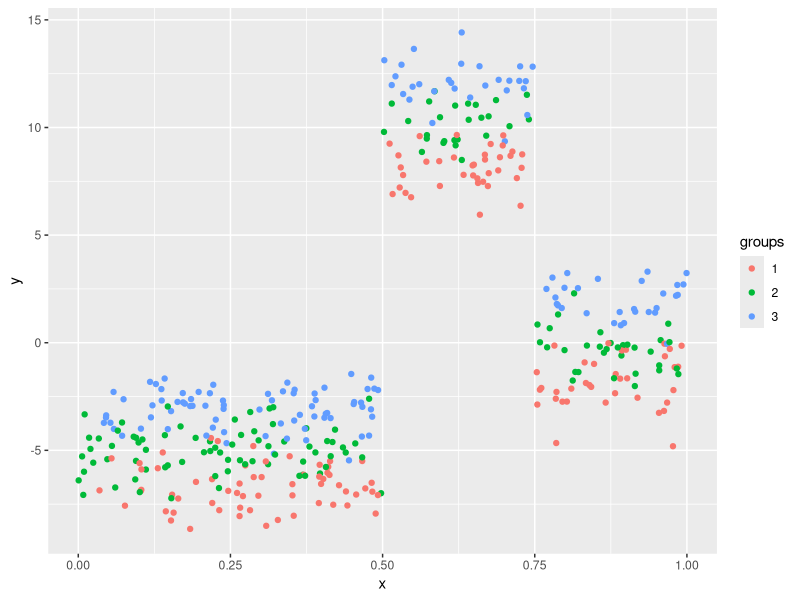

Recreate this plot in R. (Note: this script raises an error after producing the figure.)
# Create a really simple example that HEBART should do really well on

# Just one tree with one covariate and 3 groups
# Terminal node 1 comes from x <= 0.5, has mu = -5, phi 1 2 3 = -7 -5 -3
# Node 2 comes from x > 0.5 and x <= 0.75, has mu = 10, phi = 8 10 12
# Node 3 comes from x > 0.75 has mu  0 and phi = -2 0 2

# Clear workspace and load in packages
library(tidyverse)

# Create this data set
set.seed(123)
n <- 400
x <- runif(n)
groups <- factor(rep(1:3, length = n))
mu <- rep(0, n)
mu[x<0.75] <- 10
mu[x<0.5] <- -5
# qplot(x, mu)
phi <- rep(NA, length = n)
phi_tn1 <- c(-7, -5, -3)
phi[mu == -5] <- phi_tn1[groups[mu == -5]]
phi_tn2 <- c(8, 10, 12)
phi[mu == 10] <- phi_tn2[groups[mu == 10]]
phi_tn3 <- c(-2, 0, 2)
phi[mu == 0] <- phi_tn3[groups[mu == 0]]
# qplot(x, phi, colour = groups)
res_sd <- 1
y <- rnorm(n, phi, res_sd)
qplot(x, y, colour = groups)

train <- data.frame(
  y = y[1:200], 
  x = x[1:200],
  groups = groups[1:200]
)
test <- data.frame(
  y = y[201:400], 
  x = x[201:400],
  groups = groups[201:400]
)


# Now run HEBART on it ----------------------------------------------------
num_trees <- 10
hb_model <- hebart(y ~ x,
                   data = train,
                   group_variable = "groups", 
                   num_trees = num_trees,
                   priors = list(
                     alpha = 0.95, # Prior control list
                     beta = 2,
                     nu = 2,
                     lambda = 0.1,
                     tau_mu = 16 * num_trees,
                     shape_sigma_phi = 0.5,
                     scale_sigma_phi = 1
                   ), 
                   inits = list(tau = 1,
                                sigma_phi = 0.01),
                   MCMC = list(iter = 1500, 
                               burn = 500, 
                               thin = 1,
                               sigma_phi_sd = 10)
)
hb_model

pp <- predict_hebart(newX = matrix(test$x, ncol = 1), new_groups = test$group,
                     hebart_posterior  = hb_model, 
                     type = "mean")

sqrt(mean((pp - test$y)^2))
cor(pp, test$y)
qplot(test$y, pp) + geom_abline()
qplot(1:length(hb_model$sigma), hb_model$sigma)
qplot(1:length(hb_model$sigma), hb_model$sigma_phi)
